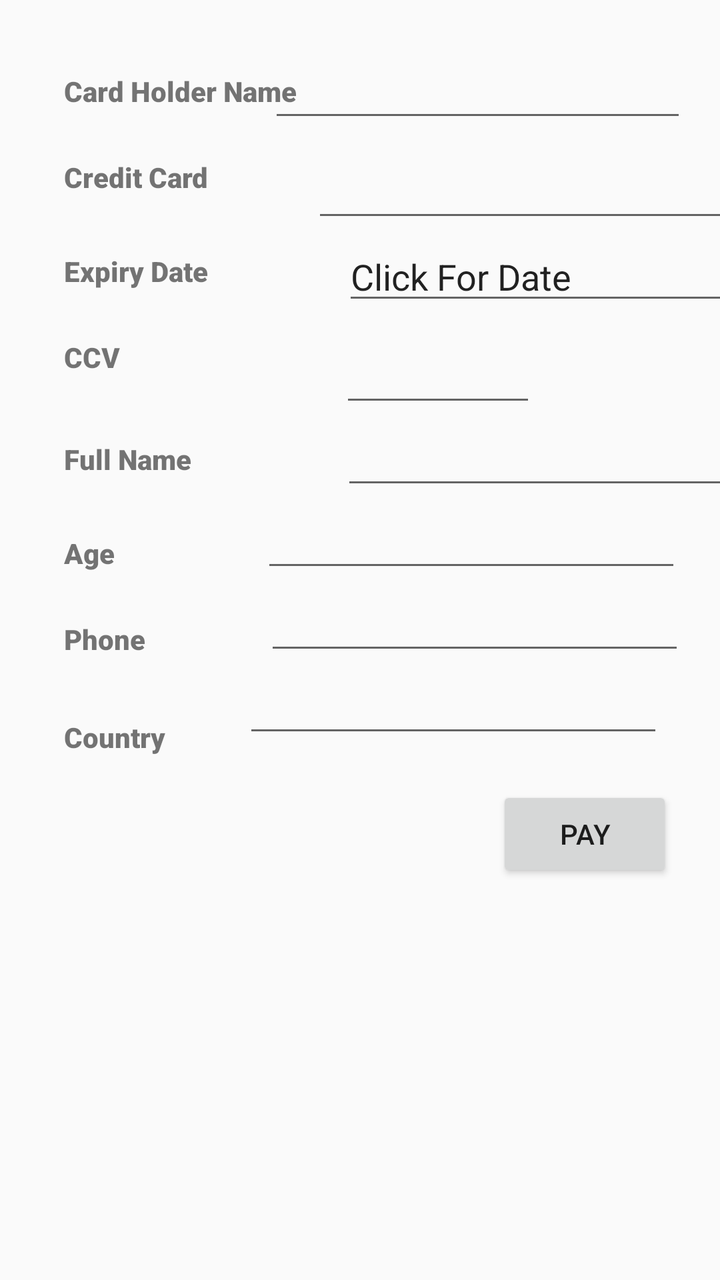
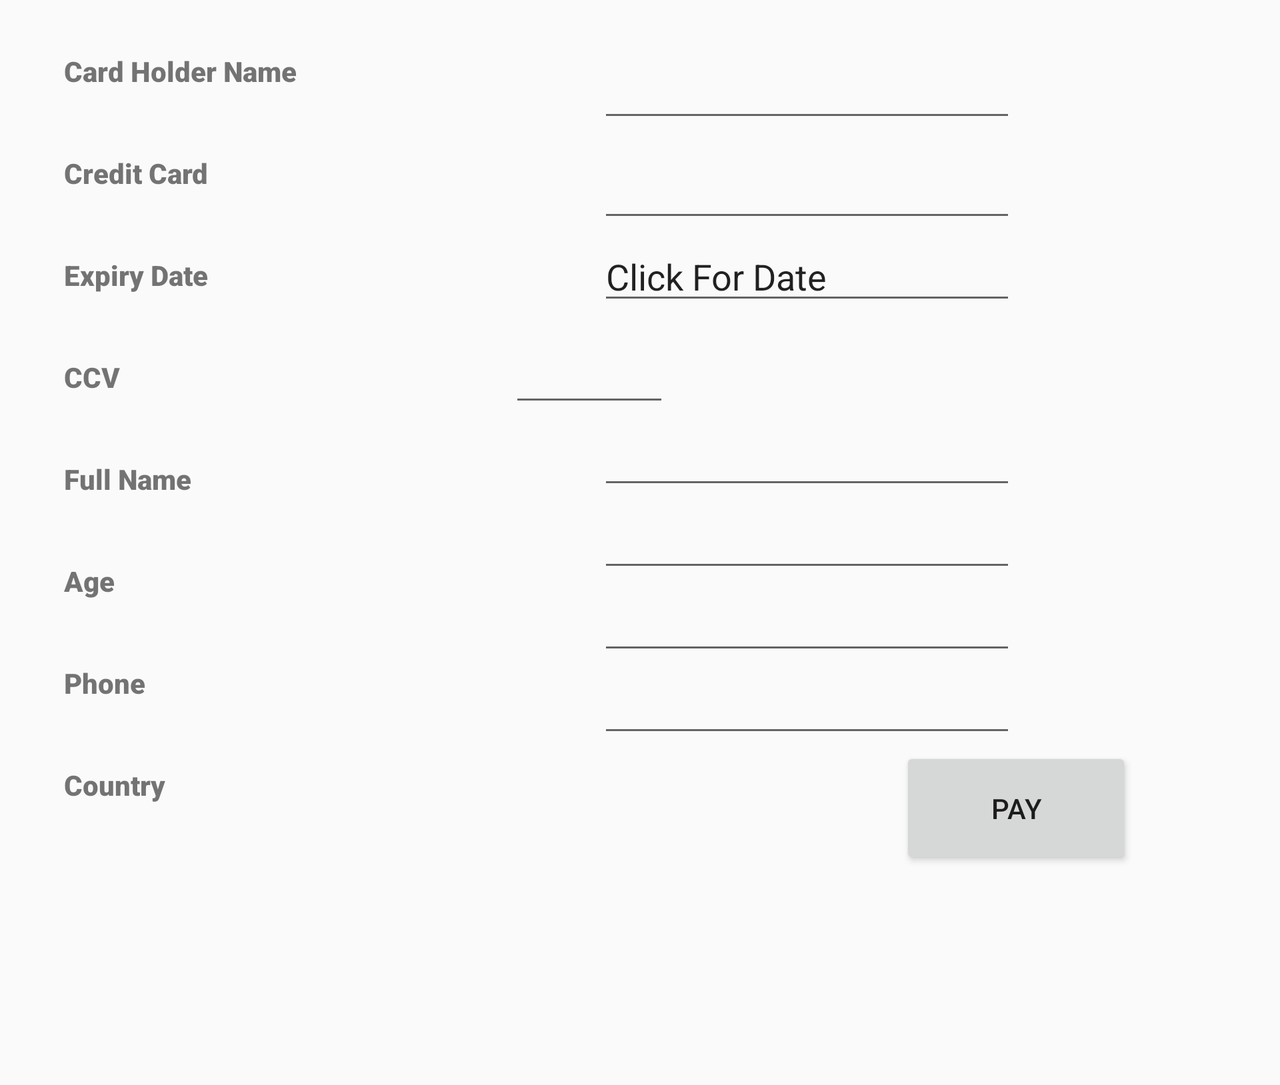

Two renders of one Android screen. The first uses the default layout on a phone; the second uses the alternative layout the repository ships for a different screen configuration, on a matching device. The two XML files are below.
<!-- AndroidManifest.xml: application theme AppTheme -->
<!-- res/layout/ali_credit_payment.xml -->
<?xml version="1.0" encoding="utf-8"?>
<androidx.constraintlayout.widget.ConstraintLayout xmlns:android="http://schemas.android.com/apk/res/android"
    xmlns:app="http://schemas.android.com/apk/res-auto"
    xmlns:tools="http://schemas.android.com/tools"
    android:layout_width="match_parent"
    android:layout_height="match_parent"
    tools:context=".aliActivityPayment">

    <TextView
        android:id="@+id/ibrahimTxtCreditCard"
        android:layout_width="77dp"
        android:layout_height="27dp"
        android:layout_marginStart="32dp"
        android:layout_marginTop="24dp"
        android:text="@string/ibrahimTxtCreditCard"
        android:fontFamily="sans-serif-black"
        app:layout_constraintStart_toStartOf="parent"
        app:layout_constraintTop_toBottomOf="@+id/ibrahimTxtCardName" />

    <TextView
        android:id="@+id/ibrahimTxtPhone"
        android:layout_width="46dp"
        android:layout_height="21dp"
        android:layout_marginStart="32dp"
        android:layout_marginTop="24dp"
        android:text="@string/ibrahimTxtPhone"
        android:fontFamily="sans-serif-black"
        app:layout_constraintStart_toStartOf="parent"
        app:layout_constraintTop_toBottomOf="@+id/ibrahimTxtAge" />

    <TextView
        android:id="@+id/ibrahimTxtAge"
        android:layout_width="wrap_content"
        android:layout_height="wrap_content"
        android:layout_marginStart="32dp"
        android:layout_marginTop="28dp"
        android:text="@string/ibrahimTxtAge"
        android:fontFamily="sans-serif-black"
        app:layout_constraintStart_toStartOf="parent"
        app:layout_constraintTop_toBottomOf="@+id/ibrahimTxtFullName" />

    <EditText
        android:id="@+id/ibrahimInsertFullname"
        android:layout_width="wrap_content"
        android:layout_height="wrap_content"
        android:layout_marginStart="75dp"
        android:layout_marginEnd="28dp"
        android:ems="10"
        android:inputType="textPersonName"
        app:layout_constraintEnd_toEndOf="parent"
        app:layout_constraintHorizontal_bias="0.0"
        app:layout_constraintStart_toEndOf="@+id/ibrahimTxtFullName"
        app:layout_constraintTop_toBottomOf="@+id/ibrahimInsertCCV" />

    <EditText
        android:id="@+id/ibrahimInsertCreditCard"
        android:layout_width="209dp"
        android:layout_height="50dp"
        android:layout_marginStart="58dp"
        android:layout_marginEnd="28dp"
        android:ems="10"
        android:maxLength="16"
        android:inputType="number"
        app:layout_constraintEnd_toEndOf="parent"
        app:layout_constraintHorizontal_bias="0.25"
        app:layout_constraintStart_toEndOf="@+id/ibrahimTxtCreditCard"
        app:layout_constraintTop_toBottomOf="@+id/ibrahimInsertCardName" />

    <TextView
        android:id="@+id/ibrahimTxtFullName"
        android:layout_width="wrap_content"
        android:layout_height="wrap_content"
        android:layout_marginStart="32dp"
        android:layout_marginTop="32dp"
        android:text="@string/ibrahimTxtFullname"
        android:fontFamily="sans-serif-black"
        app:layout_constraintStart_toStartOf="parent"
        app:layout_constraintTop_toBottomOf="@+id/ibrahimTxtCCV" />

    <TextView
        android:id="@+id/ibrahimTxtCountry"
        android:layout_width="wrap_content"
        android:layout_height="wrap_content"
        android:layout_marginStart="32dp"
        android:layout_marginTop="28dp"
        android:text="@string/ibrahimTxtCountry"
        android:fontFamily="sans-serif-black"
        app:layout_constraintStart_toStartOf="parent"
        app:layout_constraintTop_toBottomOf="@+id/ibrahimTxtPhone" />

    <EditText
        android:id="@+id/ibrahimInsertCountry"
        android:layout_width="wrap_content"
        android:layout_height="wrap_content"
        android:layout_marginEnd="28dp"
        android:layout_marginBottom="112dp"
        android:ems="10"
        android:inputType="textPersonName"
        app:layout_constraintBottom_toBottomOf="parent"
        app:layout_constraintEnd_toEndOf="parent"
        app:layout_constraintHorizontal_bias="0.989"
        app:layout_constraintStart_toEndOf="@+id/ibrahimTxtCountry"
        app:layout_constraintTop_toBottomOf="@+id/ibrahimInsertPhone"
        app:layout_constraintVertical_bias="0.0" />

    <EditText
        android:id="@+id/ibrahimInsertAge"
        android:layout_width="wrap_content"
        android:layout_height="wrap_content"
        android:ems="10"
        android:inputType="number"
        app:layout_constraintEnd_toEndOf="parent"
        app:layout_constraintHorizontal_bias="0.79"
        app:layout_constraintStart_toEndOf="@+id/ibrahimTxtAge"
        app:layout_constraintTop_toBottomOf="@+id/ibrahimInsertFullname" />

    <TextView
        android:id="@+id/ibrahimTxtDate"
        android:layout_width="wrap_content"
        android:layout_height="wrap_content"
        android:layout_marginStart="32dp"
        android:layout_marginTop="20dp"
        android:text="@string/ibrahimTxtExpiryDate"
        android:fontFamily="sans-serif-black"
        app:layout_constraintStart_toStartOf="parent"
        app:layout_constraintTop_toBottomOf="@+id/ibrahimTxtCreditCard" />

    <TextView
        android:id="@+id/ibrahimTxtCardName"
        android:layout_width="wrap_content"
        android:layout_height="wrap_content"
        android:layout_marginStart="32dp"
        android:layout_marginTop="36dp"
        android:text="@string/ibrahimTxtCardHolder"
        android:fontFamily="sans-serif-black"
        app:layout_constraintStart_toStartOf="parent"
        app:layout_constraintTop_toTopOf="parent" />

    <EditText
        android:id="@+id/ibrahimInsertCardName"
        android:layout_width="209dp"
        android:layout_height="50dp"
        android:layout_marginStart="10dp"
        android:layout_marginTop="16dp"
        android:layout_marginEnd="28dp"
        android:ems="10"
        android:inputType="textPersonName"
        app:layout_constraintEnd_toEndOf="parent"
        app:layout_constraintHorizontal_bias="0.687"
        app:layout_constraintStart_toEndOf="@+id/ibrahimTxtCardName"
        app:layout_constraintTop_toTopOf="parent" />

    <EditText
        android:id="@+id/ibrahimInsertPhone"
        android:layout_width="wrap_content"
        android:layout_height="wrap_content"
        android:ems="10"
        android:inputType="phone"
        android:maxLength="10"
        app:layout_constraintEnd_toEndOf="parent"
        app:layout_constraintHorizontal_bias="0.756"
        app:layout_constraintStart_toEndOf="@+id/ibrahimTxtPhone"
        app:layout_constraintTop_toBottomOf="@+id/ibrahimInsertAge" />

    <TextView
        android:id="@+id/ibrahimTxtCCV"
        android:layout_width="wrap_content"
        android:layout_height="wrap_content"
        android:layout_marginStart="32dp"
        android:layout_marginTop="24dp"
        android:text="@string/ibrahimTxtCCV"
        android:fontFamily="sans-serif-black"
        app:layout_constraintStart_toStartOf="parent"
        app:layout_constraintTop_toBottomOf="@+id/ibrahimTxtDate" />

    <EditText
        android:id="@+id/ibrahimInsertCCV"
        android:layout_width="98dp"
        android:layout_height="51dp"
        android:layout_marginStart="110dp"
        android:maxLength="3"
        android:ems="10"
        android:inputType="number"
        app:layout_constraintStart_toEndOf="@+id/ibrahimTxtCCV"
        app:layout_constraintTop_toBottomOf="@+id/ibrahimInsertDate" />

    <EditText
        android:id="@+id/ibrahimInsertDate"
        android:layout_width="wrap_content"
        android:layout_height="wrap_content"
        android:layout_marginStart="67dp"
        android:layout_marginEnd="28dp"
        android:ems="10"
        android:inputType="date"
        android:text="@string/ibrahimEditExpiryDate"
        app:layout_constraintEnd_toEndOf="parent"
        app:layout_constraintHorizontal_bias="0.0"
        app:layout_constraintStart_toEndOf="@+id/ibrahimTxtDate"
        app:layout_constraintTop_toBottomOf="@+id/ibrahimInsertCreditCard" />

    <Button
        android:id="@+id/ibrahimPayBtn"
        android:layout_width="wrap_content"
        android:layout_height="wrap_content"
        android:layout_marginBottom="108dp"
        android:text="@string/ibrahimTxtPayBtn"
        android:onClick="onClick"
        app:layout_constraintBottom_toBottomOf="parent"
        app:layout_constraintEnd_toEndOf="parent"
        app:layout_constraintHorizontal_bias="0.913"
        app:layout_constraintStart_toStartOf="parent"
        app:layout_constraintTop_toBottomOf="@+id/ibrahimInsertCountry"
        app:layout_constraintVertical_bias="0.174" />

</androidx.constraintlayout.widget.ConstraintLayout>
<!-- resources referenced by this layout -->
<resources>
  <string name="ibrahimEditExpiryDate">Click For Date</string>
  <string name="ibrahimTxtAge">Age</string>
  <string name="ibrahimTxtCCV">CCV</string>
  <string name="ibrahimTxtCardHolder">Card Holder Name</string>
  <string name="ibrahimTxtCountry">Country</string>
  <string name="ibrahimTxtCreditCard">Credit Card</string>
  <string name="ibrahimTxtExpiryDate">Expiry Date</string>
  <string name="ibrahimTxtFullname">Full Name</string>
  <string name="ibrahimTxtPayBtn">Pay</string>
  <string name="ibrahimTxtPhone">Phone</string>
  <style name="AppTheme" parent="Theme.AppCompat.Light.DarkActionBar">
          
          <item name="colorPrimary">@color/colorPrimary</item>
          <item name="colorPrimaryDark">@color/colorPrimaryDark</item>
          <item name="colorAccent">@color/colorAccent</item>
      </style>
  <color name="colorPrimary">#6200EE</color>
  <color name="colorPrimaryDark">#3700B3</color>
  <color name="colorAccent">#03DAC5</color>
</resources>
<!-- res/layout-land/ali_credit_payment.xml (the repository's variant of the layout above) -->
<!-- drawn on the phone turned sideways -->
<?xml version="1.0" encoding="utf-8"?>
<ScrollView
    xmlns:android="http://schemas.android.com/apk/res/android"
    xmlns:app="http://schemas.android.com/apk/res-auto"
    xmlns:tools="http://schemas.android.com/tools"
    android:layout_width="match_parent"
    android:layout_height="match_parent">

    <androidx.constraintlayout.widget.ConstraintLayout
        android:layout_width="match_parent"
        android:layout_height="match_parent"
        tools:context=".aliActivityPayment">

        <TextView
            android:id="@+id/ibrahimTxtCreditCard"
            android:layout_width="143dp"
            android:layout_height="25dp"
            android:layout_marginStart="32dp"
            android:layout_marginTop="26dp"
            android:fontFamily="sans-serif-black"
            android:text="@string/ibrahimTxtCreditCard"
            app:layout_constraintStart_toStartOf="parent"
            app:layout_constraintTop_toBottomOf="@+id/ibrahimTxtCardName" />

        <TextView
            android:id="@+id/ibrahimTxtPhone"
            android:layout_width="143dp"
            android:layout_height="25dp"
            android:layout_marginStart="32dp"
            android:layout_marginTop="26dp"
            android:fontFamily="sans-serif-black"
            android:text="@string/ibrahimTxtPhone"
            app:layout_constraintStart_toStartOf="parent"
            app:layout_constraintTop_toBottomOf="@+id/ibrahimTxtAge" />

        <TextView
            android:id="@+id/ibrahimTxtAge"
            android:layout_width="143dp"
            android:layout_height="25dp"
            android:layout_marginStart="32dp"
            android:layout_marginTop="26dp"
            android:fontFamily="sans-serif-black"
            android:text="@string/ibrahimTxtAge"
            app:layout_constraintStart_toStartOf="parent"
            app:layout_constraintTop_toBottomOf="@+id/ibrahimTxtFullName" />

        <EditText
            android:id="@+id/ibrahimInsertFullname"
            android:layout_width="209dp"
            android:layout_height="wrap_content"
            android:ems="10"
            android:inputType="textPersonName"
            app:layout_constraintEnd_toEndOf="parent"
            app:layout_constraintHorizontal_bias="0.485"
            app:layout_constraintStart_toEndOf="@+id/ibrahimTxtFullName"
            app:layout_constraintTop_toBottomOf="@+id/ibrahimInsertCCV" />

        <EditText
            android:id="@+id/ibrahimInsertCreditCard"
            android:layout_width="209dp"
            android:layout_height="50dp"
            android:ems="10"
            android:inputType="number"
            android:maxLength="16"
            app:layout_constraintEnd_toEndOf="parent"
            app:layout_constraintHorizontal_bias="0.485"
            app:layout_constraintStart_toEndOf="@+id/ibrahimTxtCreditCard"
            app:layout_constraintTop_toBottomOf="@+id/ibrahimInsertCardName" />

        <TextView
            android:id="@+id/ibrahimTxtFullName"
            android:layout_width="143dp"
            android:layout_height="25dp"
            android:layout_marginStart="32dp"
            android:layout_marginTop="26dp"
            android:fontFamily="sans-serif-black"
            android:text="@string/ibrahimTxtFullname"
            app:layout_constraintStart_toStartOf="parent"
            app:layout_constraintTop_toBottomOf="@+id/ibrahimTxtCCV" />

        <TextView
            android:id="@+id/ibrahimTxtCountry"
            android:layout_width="143dp"
            android:layout_height="25dp"
            android:layout_marginStart="32dp"
            android:layout_marginTop="26dp"
            android:fontFamily="sans-serif-black"
            android:text="@string/ibrahimTxtCountry"
            app:layout_constraintStart_toStartOf="parent"
            app:layout_constraintTop_toBottomOf="@+id/ibrahimTxtPhone" />

        <EditText
            android:id="@+id/ibrahimInsertCountry"
            android:layout_width="209dp"
            android:layout_height="wrap_content"
            android:layout_marginBottom="112dp"
            android:ems="10"
            android:inputType="textPersonName"
            app:layout_constraintBottom_toBottomOf="parent"
            app:layout_constraintEnd_toEndOf="parent"
            app:layout_constraintHorizontal_bias="0.485"
            app:layout_constraintStart_toEndOf="@+id/ibrahimTxtCountry"
            app:layout_constraintTop_toBottomOf="@+id/ibrahimInsertPhone"
            app:layout_constraintVertical_bias="0.0" />

        <EditText
            android:id="@+id/ibrahimInsertAge"
            android:layout_width="209dp"
            android:layout_height="wrap_content"
            android:ems="10"
            android:inputType="number"
            app:layout_constraintEnd_toEndOf="parent"
            app:layout_constraintHorizontal_bias="0.485"
            app:layout_constraintStart_toEndOf="@+id/ibrahimTxtAge"
            app:layout_constraintTop_toBottomOf="@+id/ibrahimInsertFullname" />

        <TextView
            android:id="@+id/ibrahimTxtDate"
            android:layout_width="143dp"
            android:layout_height="25dp"
            android:layout_marginStart="32dp"
            android:layout_marginTop="26dp"
            android:fontFamily="sans-serif-black"
            android:text="@string/ibrahimTxtExpiryDate"
            app:layout_constraintStart_toStartOf="parent"
            app:layout_constraintTop_toBottomOf="@+id/ibrahimTxtCreditCard" />

        <TextView
            android:id="@+id/ibrahimTxtCardName"
            android:layout_width="143dp"
            android:layout_height="25dp"
            android:layout_marginStart="32dp"
            android:layout_marginTop="26dp"
            android:fontFamily="sans-serif-black"
            android:text="@string/ibrahimTxtCardHolder"
            app:layout_constraintStart_toStartOf="parent"
            app:layout_constraintTop_toTopOf="parent" />

        <EditText
            android:id="@+id/ibrahimInsertCardName"
            android:layout_width="209dp"
            android:layout_height="50dp"
            android:layout_marginTop="16dp"
            android:ems="10"
            android:inputType="textPersonName"
            app:layout_constraintEnd_toEndOf="parent"
            app:layout_constraintHorizontal_bias="0.485"
            app:layout_constraintStart_toEndOf="@+id/ibrahimTxtCardName"
            app:layout_constraintTop_toTopOf="parent" />

        <EditText
            android:id="@+id/ibrahimInsertPhone"
            android:layout_width="209dp"
            android:layout_height="wrap_content"
            android:ems="10"
            android:inputType="phone"
            android:maxLength="10"
            app:layout_constraintEnd_toEndOf="parent"
            app:layout_constraintHorizontal_bias="0.485"
            app:layout_constraintStart_toEndOf="@+id/ibrahimTxtPhone"
            app:layout_constraintTop_toBottomOf="@+id/ibrahimInsertAge" />

        <TextView
            android:id="@+id/ibrahimTxtCCV"
            android:layout_width="143dp"
            android:layout_height="25dp"
            android:layout_marginStart="32dp"
            android:layout_marginTop="26dp"
            android:fontFamily="sans-serif-black"
            android:text="@string/ibrahimTxtCCV"
            app:layout_constraintStart_toStartOf="parent"
            app:layout_constraintTop_toBottomOf="@+id/ibrahimTxtDate" />

        <EditText
            android:id="@+id/ibrahimInsertCCV"
            android:layout_width="80dp"
            android:layout_height="51dp"
            android:ems="10"
            android:inputType="number"
            android:maxLength="3"
            app:layout_constraintEnd_toEndOf="parent"
            app:layout_constraintHorizontal_bias="0.207"
            app:layout_constraintStart_toEndOf="@+id/ibrahimTxtCCV"
            app:layout_constraintTop_toBottomOf="@+id/ibrahimInsertDate" />

        <EditText
            android:id="@+id/ibrahimInsertDate"
            android:layout_width="209dp"
            android:layout_height="wrap_content"
            android:ems="10"
            android:inputType="date"
            android:text="@string/ibrahimEditExpiryDate"
            app:layout_constraintEnd_toEndOf="parent"
            app:layout_constraintHorizontal_bias="0.485"
            app:layout_constraintStart_toEndOf="@+id/ibrahimTxtDate"
            app:layout_constraintTop_toBottomOf="@+id/ibrahimInsertCreditCard" />

        <Button
            android:id="@+id/ibrahimPayBtn"
            android:layout_width="116dp"
            android:layout_height="61dp"
            android:layout_marginBottom="108dp"
            android:onClick="onClick"
            android:text="@string/ibrahimTxtPayBtn"
            app:layout_constraintBottom_toBottomOf="parent"
            app:layout_constraintEnd_toEndOf="parent"
            app:layout_constraintHorizontal_bias="0.859"
            app:layout_constraintStart_toStartOf="parent"
            app:layout_constraintTop_toBottomOf="@+id/ibrahimInsertCountry"
            app:layout_constraintVertical_bias="0.0" />

    </androidx.constraintlayout.widget.ConstraintLayout>
</ScrollView>
